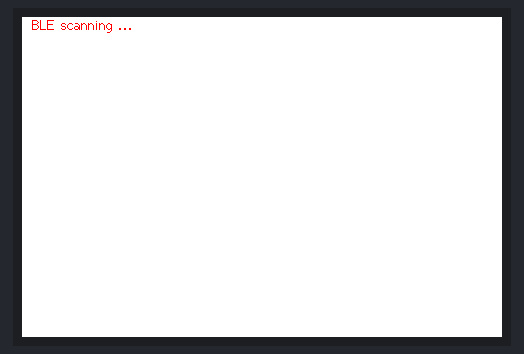
This sketch was run on a simulated ESP32. On the bench: 480×320 colour display. Nothing arrives over Bluetooth unless stated.

Above: at 0.5 s.
At 5.5 s:
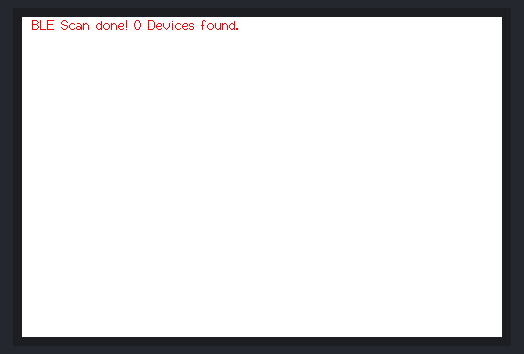

Measured:
- what the display in image 1 shows lasts 2.0 s, from 5.5 s to 7.5 s

The sketch:

ble_scan_test.ino
```cpp
//This example function is how to search for Bluetooth cable devices

//pin usage as follow:
//                   CS  DC/RS  RESET    SDI/MOSI  SCK   SDO/MISO  BL      VCC    GND
//ESP32-WROOM-32E:   15    2   ESP32-EN     13      14      12     27      5V     GND

/***********************************************************************************
* @attention
*
* THE PRESENT FIRMWARE WHICH IS FOR GUIDANCE ONLY AIMS AT PROVIDING CUSTOMERS
* WITH CODING INFORMATION REGARDING THEIR PRODUCTS IN ORDER FOR THEM TO SAVE
* TIME. AS A RESULT, QD electronic SHALL NOT BE HELD LIABLE FOR ANY
* DIRECT, INDIRECT OR CONSEQUENTIAL DAMAGES WITH RESPECT TO ANY CLAIMS ARISING
* FROM THE CONTENT OF SUCH FIRMWARE AND/OR THE USE MADE BY CUSTOMERS OF THE
* CODING INFORMATION CONTAINED HEREIN IN CONNECTION WITH THEIR PRODUCTS.
**********************************************************************************/
#include <TFT_eSPI.h>
#include <BLEDevice.h>            //Bluetooth BLE device library
#include <BLEUtils.h>
#include <BLEScan.h>              //Scan function library for Bluetooth BLE devices
#include <BLEAdvertisedDevice.h>  //Scanned Bluetooth devices (broadcast status)


int scanTime = 5;       //Bluetooth scanning time
BLEScan* pBLEScan;      //Scanning objects
uint8_t show_index = 0;

char t_buf[100] = {0};

TFT_eSPI my_lcd = TFT_eSPI();

class MyAdvertisedDeviceCallbacks: public BLEAdvertisedDeviceCallbacks  //BLE broadcast callback function (called every time a broadcast device is scanned)
{
    void onResult(BLEAdvertisedDevice advertisedDevice)
    {
        my_lcd.setTextColor(TFT_BLUE);
        my_lcd.drawString("Nr  |                   BLE_DEV_Name                   |  RSSI", 10, 20);

        if (advertisedDevice.haveName())
        {
            my_lcd.fillRect(10, 40+show_index * 16, my_lcd.width()-1, 16,TFT_WHITE);
            my_lcd.drawNumber(show_index + 1, 10, 40 + show_index * 16);
            my_lcd.drawString(advertisedDevice.getName().c_str(), 50, 40+show_index * 16); //Display BLE device name
            if (advertisedDevice.haveRSSI())
            {
                sprintf(t_buf, "%4d", advertisedDevice.getRSSI());
                my_lcd.drawString(t_buf, my_lcd.width()-110, 40+show_index * 16);   //Display BLE device strength
            }
            show_index++;
            if (show_index == 17)    //Display up to 17 ble devices
            {
              show_index = 0;
            }
        }
    }
};

void setup()
{
    Serial.begin(115200);
    my_lcd.begin();
    my_lcd.setRotation(1);
    my_lcd.fillScreen(TFT_WHITE);
    my_lcd.setTextColor(TFT_RED);
    my_lcd.setFreeFont(&FreeSans18pt7b);
    my_lcd.drawString("BLE Scan Start", 105, 148);
    BLEDevice::init("ESP BLEDevice");   //Create a BLE device
    pBLEScan = BLEDevice::getScan();    //Create a new scan
    pBLEScan->setAdvertisedDeviceCallbacks(new MyAdvertisedDeviceCallbacks());  //Initialize callback function
    pBLEScan->setActiveScan(true);      //Active scanning consumes more energy but yields results faster
    pBLEScan->setInterval(100);         //Set scan interval
    pBLEScan->setWindow(99);            //Set window size
    my_lcd.fillScreen(TFT_WHITE);
    my_lcd.setTextFont(2);
}

void loop()
{
    my_lcd.setTextColor(TFT_RED);
    my_lcd.fillRect(10, 0, my_lcd.width()-1, 20,TFT_WHITE);
    my_lcd.drawString("BLE scanning ...", 10, 0);
    BLEScanResults *foundDevices = pBLEScan->start(scanTime, false);   //Start BLE scan and call callback function when scanning broadcast devices
    sprintf(t_buf, "BLE Scan done! %d Devices found.",foundDevices->getCount());
    my_lcd.fillRect(10, 0, my_lcd.width()-1, 20,TFT_WHITE);
    my_lcd.drawString(t_buf, 10, 0);
    pBLEScan->clearResults();   //Delete results from BLEScan buffer to free up memory
    delay(2000);
}
```
